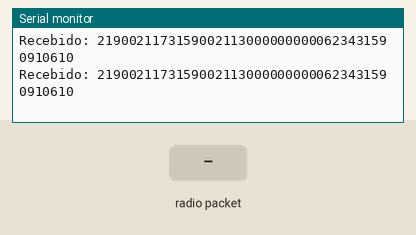
This sketch was run on a simulated Arduino Uno, built with avr-gcc and run on an emulated ATmega328P. Parts: the last lines printed to the serial monitor. The inputs (shaded band) are chosen by the test bench. No radio packets arrive unless stated.

Above: at 3.2 s.
3.3 s: radio packet "1" arrives
At 3.4 s:
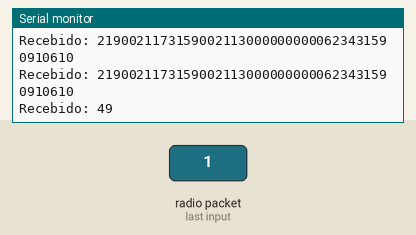
4.8 s: radio packet "0" arrives
At 4.91 s:
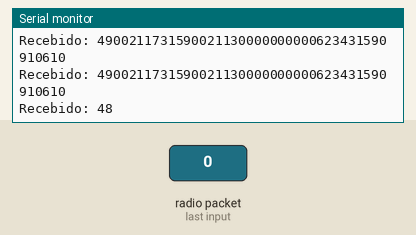
6.3 s: radio packet "2" arrives
At 6.41 s:
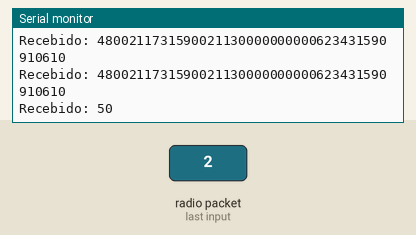

Measured:
- after the input at 3.3 s, the serial monitor: prints a new line after 0.10 s (image 1)
- after the input at 4.8 s, the serial monitor: prints a new line after 0.10 s (image 2)
- after the input at 6.3 s, the serial monitor: prints a new line after 0.10 s (image 3)

The sketch:

RF-11.ino
```cpp
#include <VirtualWire.h>

int pino = A0;

byte message[VW_MAX_MESSAGE_LEN];    // Armazena as mensagens recebidas
byte msgLength = VW_MAX_MESSAGE_LEN; // Armazena o tamanho das mensagens


void setup()   {
  pinMode(pino, INPUT_PULLUP);
  Serial.begin(9600);
  vw_set_rx_pin(pino); // Define o pino do Arduino como entrada de dados do receptor
  vw_setup(2000);             // Bits por segundo
  vw_rx_start();              // Inicializa o receptor
  delay(2000);
}

void loop()
{
  uint8_t message[VW_MAX_MESSAGE_LEN];
  uint8_t msgLength = VW_MAX_MESSAGE_LEN;
  vw_get_message(message, &msgLength); // Non-blocking
  Serial.print("Recebido: ");
  for (int i = 0; i < msgLength; i++)
    Serial.print(message[i]);
  Serial.println();
  msgLength = 0;

}
```
